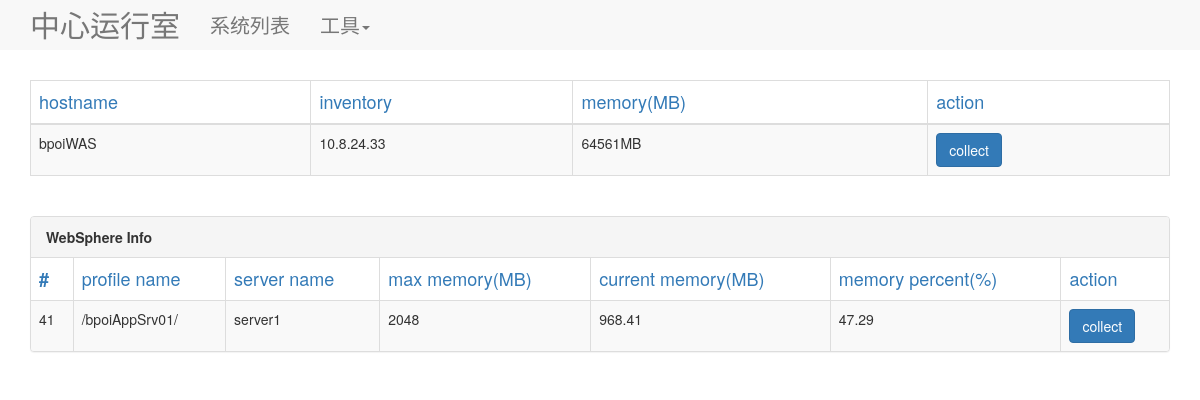
The page /detail/10.8.24.33 on the database as committed earlier.
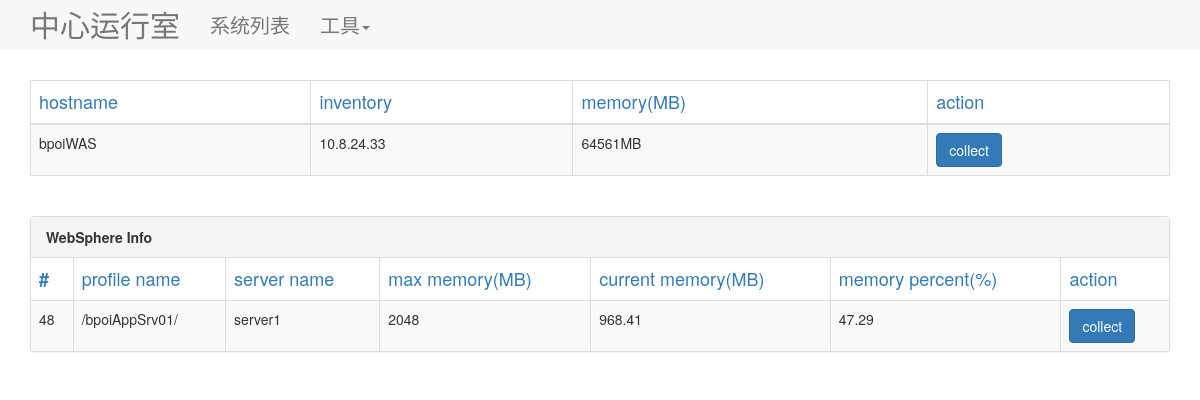
The same page on the database as committed later.
### modules.py (models this page shows, shortened)
class System(db.Model):
    __tablename__ = 'system'
    inventory = db.Column(db.String(20), primary_key=True)
    hostname = db.Column(db.String(20), nullable=None)
    os_info = db.Column(db.String(20))
    platform = db.Column(db.String(20), nullable=True)
    cpu_num = db.Column(db.Integer)
    memory = db.Column(db.Integer)

class WebSphere(db.Model):
    __tablename__ = 'websphere'
    was_info_id = db.Column(db.Integer, primary_key=True, autoincrement=True)
    max_mem = db.Column(db.Integer)
    curr_mem = db.Column(db.Float)
    prf_name = db.Column(db.String(100))
    srv_name = db.Column(db.String(20))
    sys_inventory = db.Column(db.String(50), ForeignKey('system.inventory'))

### main.py (the view, shortened to what this page needs)
@app.route('/detail/<inventory>')
def detail(inventory=None):
    try:
        system_detail = System.query.filter_by(inventory=inventory).first_or_404()
        was_detail = WebSphere.query.filter_by(sys_inventory=inventory).all()
        db2_detail = DB2.query.filter_by(sys_inventory=inventory).all()
        db.session.commit()
        new_was_detail = WebSphere.query.filter_by(sys_inventory=inventory).all()
        new_db2_detail = DB2.query.filter_by(sys_inventory=inventory).all()
        return render_template("details.html", title="具体信息", system_detail_in=system_detail,
                               was_detail_in=new_was_detail,
                               db2_detail_in=new_db2_detail)
    except Exception as e:
        app.logger.debug(e)
        db.session.rollback()
        return render_template("500.html")

### templates/details.html (shortened to what this page needs)
{% extends "layout.html" %}
{% block body %}
<div class="container theme-showcase">
    <table class="table table-striped table-bordered">
        <thead class="text-primary">
        <tr>
            <td>hostname</td>
            <td>inventory</td>
            <td>memory(MB)</td>
            <td>action</td>
        </tr>
        </thead>
        <tbody>
        <tr>
            <td>{{ system_detail_in.hostname }}</td>
            <td>{{ system_detail_in.inventory }}</td>
            <td>{{ system_detail_in.memory }}MB</td>
            <td>
                <button type="button" classify="sys_collect" data-loading-text="Processing..."
                    class="btn btn-primary" autocomplete="off" sys_inven="{{ system_detail_in.inventory }}">
                  collect
                    </button>
                </td>
        </tr>
        </tbody>
    </table>
    <br/>
    {% if was_detail_in %}
    <div class="panel panel-default">
        <div class="panel-heading"><b>WebSphere Info</b></div>
        <table class="table table-striped table-bordered">
            <thead class="text-primary">
            <tr>
                <td><b>#</b></td>
                <td>profile name</td>
                <td>server name</td>
                <td>max memory(MB)</td>
                <td>current memory(MB)</td>
                <td>memory percent(%)</td>
                <td>action</td>
            </tr>
            </thead>
            <tbody>
            {% for one_was in was_detail_in %}
            {% set curr_mem = (system_detail_in.memory * one_was.curr_mem / 100) | round(2,'common') %}
            {% set mem_per = (curr_mem / one_was.max_mem * 100) | round(2,'common') %}
            {% if mem_per > 90 %}
            <tr class="text-danger">
                {% else %}
            <tr>
                {% endif %}
                <td>{{ one_was.was_info_id }}</td>
                <td>{{ one_was.prf_name }}</td>
                <td>{{ one_was.srv_name }}</td>
                <td>{{ one_was.max_mem }}</td>
                <td>{{ curr_mem }}</td>
                <td>{{ mem_per }}</td>
                <td>
                    <button type="button" classify="was_collect" data-loading-text="Processing..."
                            class="btn btn-primary" autocomplete="off" was_inven="{{ system_detail_in.inventory }}"
                            prf_name="{{ one_was.prf_name }}" srv_name="{{ one_was.srv_name }}">collect
                    </button>
                </td>
            </tr>
            {% endfor %}
            </tbody>
        </table>
    </div>
    {% endif %}
</div>
{% endblock %}

### templates/layout.html (shortened to what this page needs)
<!DOCTYPE html>
<html>
<head>
    <link rel="stylesheet" href="{{ url_for('static', filename='css/bootstrap.min.css') }}">
    <link rel="stylesheet" href="{{ url_for('static', filename='css/main.css') }}">
</head>
<header>
    <div class="collapse navbar-collapse navbar-default">
        <ul class="nav navbar-nav">
            <li><a class="navbar-brand logo-text">中心运行室</a></li>
            <li><a class="navbar-brand nav-text" href="{{ url_for('get_all_system') }}">系统列表</a></li>
            <li class="dropdown">
                <a href="#" class="dropdown-toggle nav-text" data-toggle="dropdown" role="button" aria-haspopup="true"
                   aria-expanded="false">工具<span class="caret"></span></a>
            </li>
        </ul>
    </div>
</header>
{% block body %}
{% endblock %}

### static/css/main.css (style rules this page uses)
.logo-text { font-size: 30px; font-weight: 300; }
.nav-text { font-size: 20px; font-weight: 200; }
thead { font-size: 18px; }
.container { margin-top: 30px; }
a { color: #337ab7; }

Rows that differ between the two databases and show on the page:
removed WebSphere: was_info_id "41", prf_name "/bpoiAppSrv01/", srv_name "server1", max_mem "2048", curr_mem "968.41", mem_per "47.29"
added WebSphere: was_info_id "48", prf_name "/bpoiAppSrv01/", srv_name "server1", max_mem "2048", curr_mem "968.41", mem_per "47.29"
